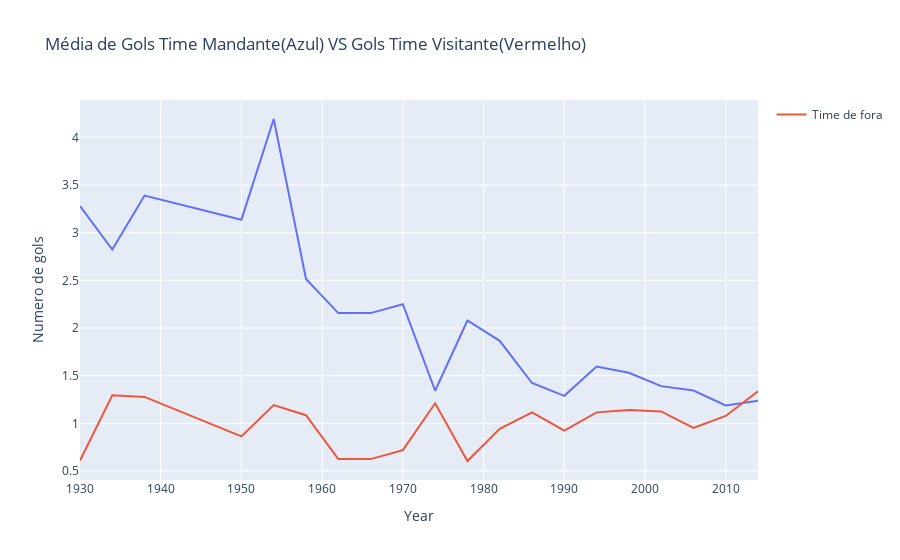

Source (notebook cell):
### Markdown cell above
### Grafico de linhas

### Code cell
#Criando uma pivot table para armazenamento dos dados
casa = pd.pivot_table(matches,values="Home Team Goals",index='Year')
fora = pd.pivot_table(matches,values="Away Team Goals",index='Year')

#Grafico
fig = px.line(casa, x=casa.index, y='Home Team Goals',  title="Média de Gols Time Mandante(Azul) VS Gols Time Visitante(Vermelho)", labels = {"Home Team Goals": "Numero de gols"})
fig.add_scatter(x=fora.index, y=fora["Away Team Goals"], mode='lines', name = "Time de fora")

fig.show()

### Figure 1 — Plotly figure (JSON) as saved in the notebook; plotly's stock layout.template omitted (floating-point values rounded to 4 significant figures)
{"data": [{"hovertemplate": "Year=%{x}<br>Numero de gols=%{y}<extra></extra>", "legendgroup": "", "line": {"color": "#636efa", "dash": "solid"}, "mode": "lines", "name": "", "orientation": "v", "showlegend": false, "type": "scatter", "x": [1930, 1934, 1938, 1950, 1954, 1958, 1962, 1966, 1970, 1974, 1978, 1982, 1986, 1990, 1994, 1998, 2002, 2006, 2010, 2014], "xaxis": "x", "y": [3.278, 2.824, 3.389, 3.136, 4.192, 2.514, 2.156, 2.156, 2.25, 1.342, 2.079, 1.865, 1.423, 1.288, 1.596, 1.531, 1.391, 1.344, 1.188, 1.238], "yaxis": "y"}, {"mode": "lines", "name": "Time de fora", "type": "scatter", "x": [1930, 1934, 1938, 1950, 1954, 1958, 1962, 1966, 1970, 1974, 1978, 1982, 1986, 1990, 1994, 1998, 2002, 2006, 2010, 2014], "y": [0.6111, 1.294, 1.278, 0.8636, 1.192, 1.086, 0.625, 0.625, 0.7188, 1.211, 0.6053, 0.9423, 1.115, 0.9231, 1.115, 1.141, 1.125, 0.9531, 1.078, 1.337]}], "layout": {"legend": {"tracegroupgap": 0}, "title": {"text": "Média de Gols Time Mandante(Azul) VS Gols Time Visitante(Vermelho)"}, "xaxis": {"anchor": "y", "domain": [0, 1], "title": {"text": "Year"}, "type": "linear", "range": [1930, 2014], "autorange": true}, "yaxis": {"anchor": "x", "domain": [0, 1], "title": {"text": "Numero de gols"}, "type": "linear", "range": [0.406, 4.392], "autorange": true}, "autosize": true}}
